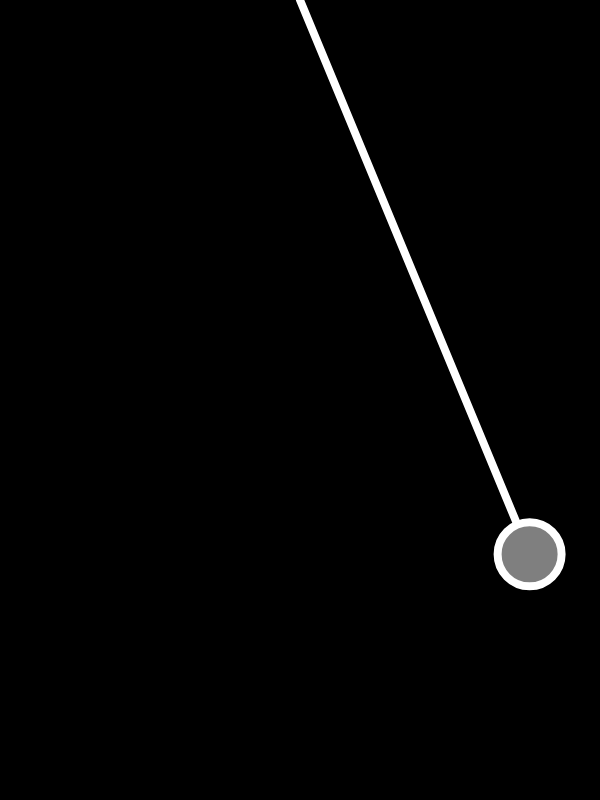
Frame 1 (no input)
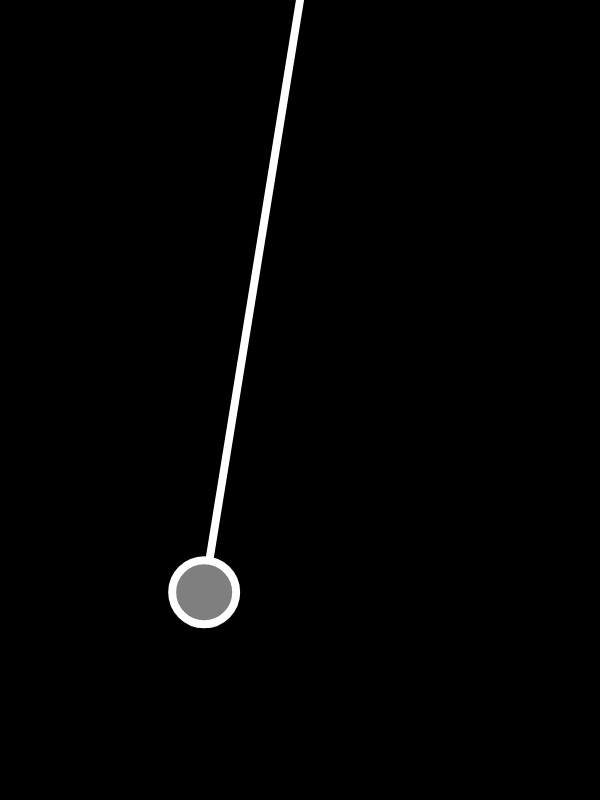
Frame 60 (no input)
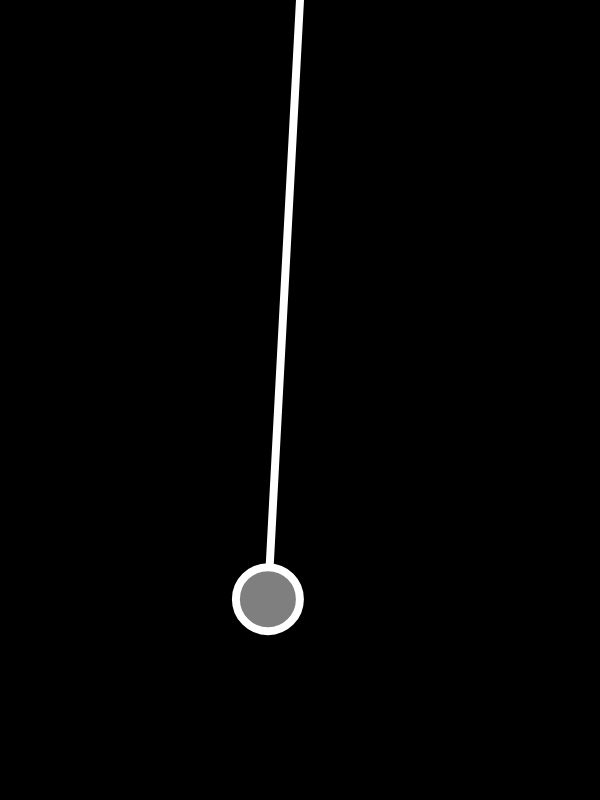
Frame 120 (the mouse pressed at the canvas centre since frame 60)

The p5.js sketch that drew these frames (run headless with seeded random() and noise() and a simulated clock; from frame 60 on, the mouse is pressed at the canvas centre):

// p5.js sketch
// ── sketch.js
let angle;

let angleV = 0;
let angleA = 0;

let bob;
let len;
let origin;

let gravity = 3;

function setup() {
  createCanvas(600, 800);
  origin = createVector(300, 0);
  angle = PI/8;
  bob = createVector();
  len = 600;
  
}

function draw() {
  background(0);
  
  let force = gravity * sin(angle);
  angleA = (-1 * force) / len;
    
  angle += angleV;
  angleV += angleA;
  
  angleV *= 0.98;
  
  bob.x = len * sin(angle) + origin.x;
  bob.y = len * cos(angle) + origin.y;
  
  stroke(255);
  strokeWeight(8);
  fill(127);
  line(origin.x, origin.y, bob.x, bob.y);
  circle(bob.x, bob.y, 64);
}
